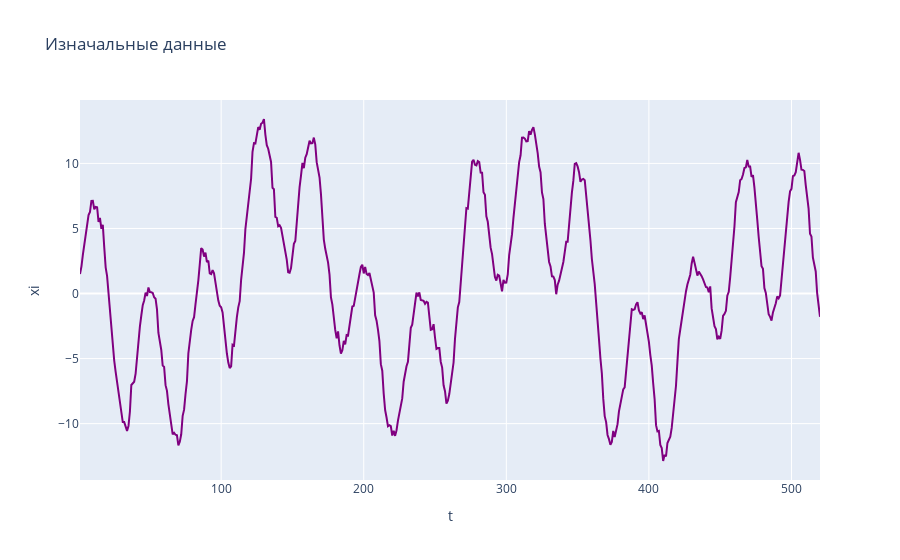

Notebook cell for this chart:
### Code cell
data = pd.read_csv("data/9.csv")
px.line(data, x='t', y='xi', title='Изначальные данные', color_discrete_sequence=['purple'])

### Figure 1 — Plotly figure (JSON) as saved in the notebook; plotly's stock layout.template omitted (floating-point values rounded to 4 significant figures; data arrays with more than 128 entries replaced by an {"elided": "..."} marker saying what was removed)
{"data": [{"hovertemplate": "t=%{x}<br>xi=%{y}<extra></extra>", "legendgroup": "", "line": {"color": "purple", "dash": "solid"}, "marker": {"symbol": "circle"}, "mode": "lines", "name": "", "orientation": "v", "showlegend": false, "type": "scatter", "x": {"elided": "520 int values"}, "xaxis": "x", "y": {"elided": "520 float values"}, "yaxis": "y"}], "layout": {"legend": {"tracegroupgap": 0}, "title": {"text": "Изначальные данные"}, "xaxis": {"anchor": "y", "domain": [0, 1], "title": {"text": "t"}}, "yaxis": {"anchor": "x", "domain": [0, 1], "title": {"text": "xi"}}}}
